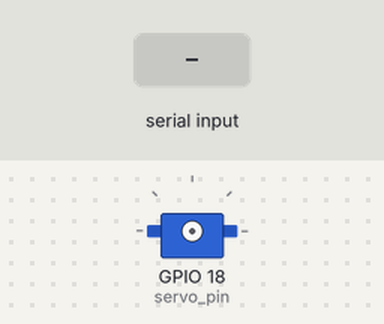
Simulated run of this program. Board: Raspberry Pi (BCM pin numbers). On the bench: servo. The test bench sets the inputs (shaded band). Servo angles are drawn from the pulse width (0.5 ms = 0°, 2.5 ms = 180°); what the program prints to the terminal is not drawn.

Above: at 1.2 s.
1.3 s: "5" typed at the terminal, then Enter
2.8 s: "90" typed at the terminal, then Enter
At 3.8 s:
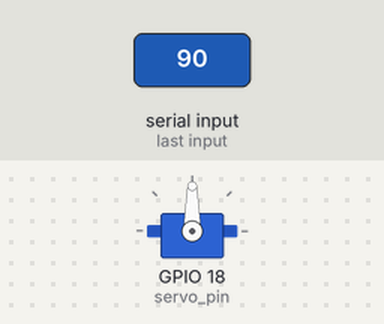
4.3 s: "200" typed at the terminal, then Enter
At 4.9 s:
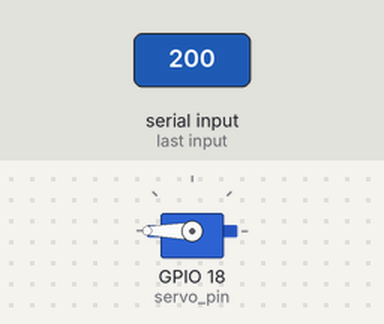
Timing chart, 0 to 7.3 s (numbered marks = the images above; inputs shaded):
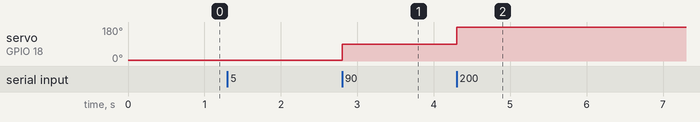

Measured:
- after the input at 2.8 s, servo on GPIO 18 (servo_pin): 5° → 90° at once
- after the input at 4.3 s, servo on GPIO 18 (servo_pin): 90° → 180° at once

The program:

TestMotor.py
```python
import RPi.GPIO as GPIO
import time

# GPIO 모드 설정 (BCM 모드 사용)
GPIO.setmode(GPIO.BCM)

# 서보모터를 제어할 GPIO 핀 번호
servo_pin = 18

# GPIO 핀 설정 (출력으로 설정)
GPIO.setup(servo_pin, GPIO.OUT)

# PWM 객체 생성 (핀 번호, 주파수)
pwm = GPIO.PWM(servo_pin, 50)  # 50Hz의 주파수로 PWM 생성

# 서보모터 각도를 PWM 신호로 변환하는 함수
def angle_to_duty_cycle(angle):
    duty_cycle = (angle / 18) + 2.5  # 0도는 2.5% duty cycle, 180도는 12.5% duty cycle
    return duty_cycle

try:
    while True:
        # 사용자로부터 각도 입력 받기
        angle = int(input("서보모터 각도를 입력하세요 (0~180): "))

        # 입력 받은 각도로 서보모터를 제어
        pwm.start(angle_to_duty_cycle(angle))
        print("{}도로 서보모터 제어".format(angle))
        time.sleep(1)  # 1초 대기

except KeyboardInterrupt:
    # 프로그램 실행 중에 Ctrl+C를 누르면 KeyboardInterrupt 예외가 발생하여 프로그램 종료
    pass

finally:
    # PWM 객체 정지 및 GPIO 설정 초기화
    pwm.stop()
    GPIO.cleanup()
```
